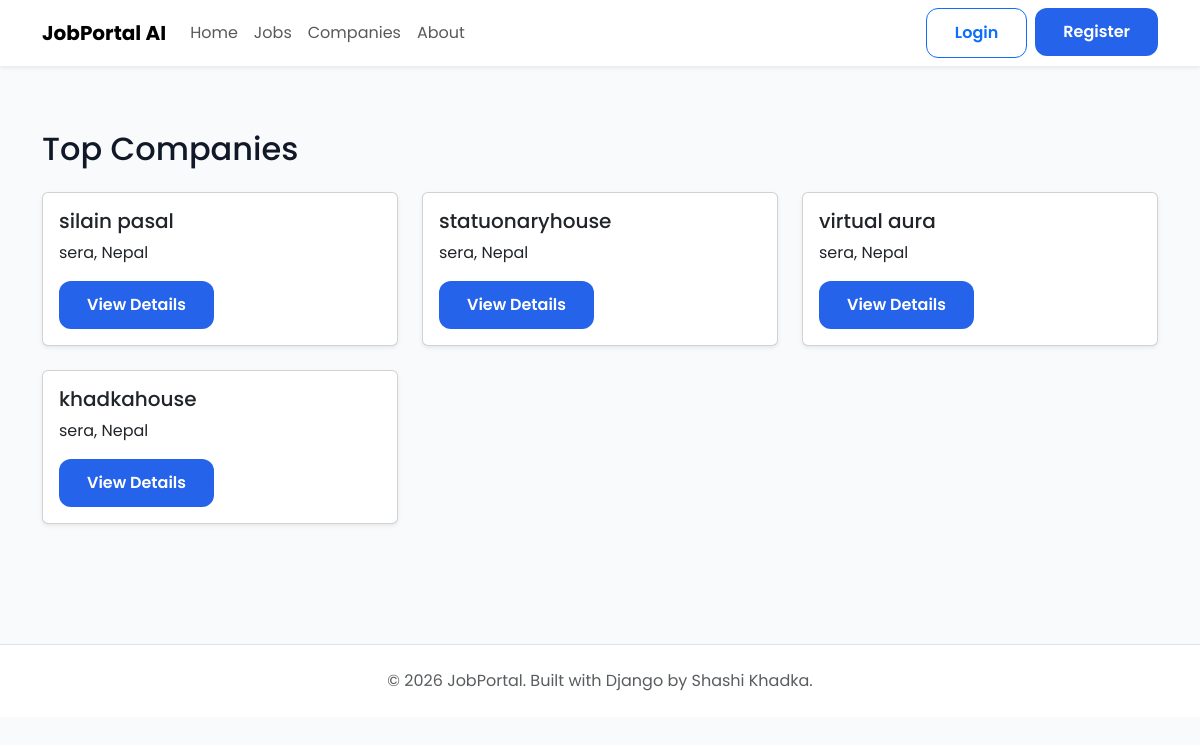
The app's page /company/companies/, older data.
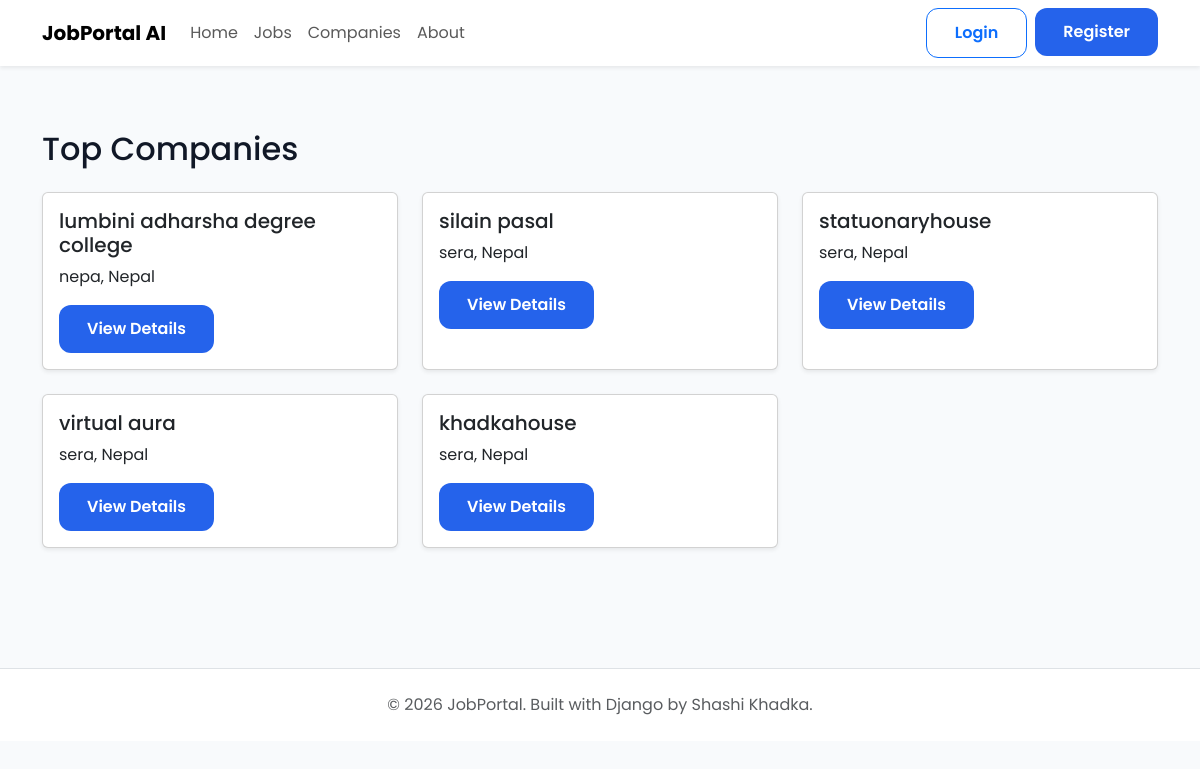
The same page, newer data.
### companies/models.py (models this page shows, shortened)
class Company(models.Model):
    owner = models.OneToOneField(
        settings.AUTH_USER_MODEL,
        on_delete=models.CASCADE,
        related_name="company",
    )
    company_name = models.CharField(max_length=200)
    slug = models.SlugField(unique=True, blank=True)
    logo = models.ImageField(
        upload_to="company_logos/",
        blank=True,
        null=True,
    )
    description = models.TextField()
    website = models.URLField(blank=True)
    email = models.EmailField()
    phone = models.CharField(max_length=20)
    address = models.TextField()
    location = models.CharField(max_length=255)
    city = models.CharField(max_length=100)
    country = models.CharField(max_length=100)
    established_date = models.DateField()
    employee_count = models.PositiveIntegerField()
    created_at = models.DateTimeField(auto_now_add=True)
    updated_at = models.DateTimeField(auto_now=True)

### companies/views.py (the view)
# urls.py: path("companies/", views.company_list, name="company-list"),
def company_list(request):
    companies = Company.objects.all().order_by("-created_at")
    return render( request,"companies/company_list.html",
        {
            "companies": companies,
        },
    )

### templates/companies/company_list.html (shortened to what this page needs)
{% extends "public_base.html" %}
{% block content %}
<div class="container py-5">
    <h2 class="mb-4">Top Companies</h2>
    <div class="row">
        {% for company in companies %}
        <div class="col-md-4 mb-4">
            <div class="card shadow-sm h-100">
                <div class="card-body">
                    <h5>{{ company.company_name }}</h5>
                    <p>{{ company.city }}, {{ company.country }}</p>
                    <a href="{% url 'company-detail' company.pk %}"
                       class="btn btn-primary">
                        View Details
                    </a>
                </div>
            </div>
        </div>
        {% empty %}
        <p>No companies found.</p>
        {% endfor %}
    </div>
</div>
{% endblock %}

Row changes from the older to the newer data that the page shows:
added Company: company_name "lumbini adharsha degree college", city "nepa", country "Nepal"
